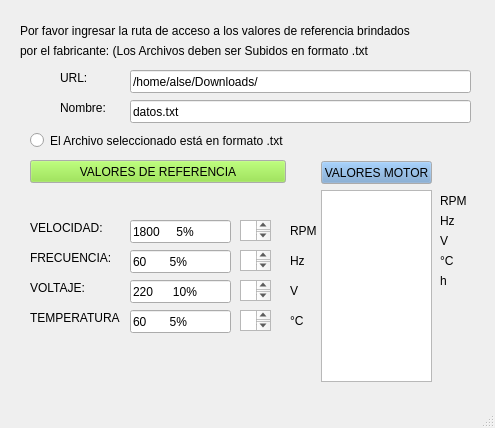
<?xml version="1.0" encoding="UTF-8"?>
<ui version="4.0">
 <class>MainWindow</class>
 <widget class="QMainWindow" name="MainWindow">
  <property name="geometry">
   <rect>
    <x>0</x>
    <y>0</y>
    <width>495</width>
    <height>428</height>
   </rect>
  </property>
  <property name="windowTitle">
   <string>MainWindow</string>
  </property>
  <widget class="QWidget" name="centralwidget">
   <widget class="QLineEdit" name="lineEdit">
    <property name="geometry">
     <rect>
      <x>130</x>
      <y>70</y>
      <width>341</width>
      <height>23</height>
     </rect>
    </property>
    <property name="text">
     <string>/home/alse/Downloads/</string>
    </property>
   </widget>
   <widget class="QLineEdit" name="lineEdit_2">
    <property name="geometry">
     <rect>
      <x>130</x>
      <y>100</y>
      <width>341</width>
      <height>23</height>
     </rect>
    </property>
    <property name="text">
     <string>datos.txt</string>
    </property>
   </widget>
   <widget class="QLabel" name="label">
    <property name="geometry">
     <rect>
      <x>60</x>
      <y>70</y>
      <width>65</width>
      <height>15</height>
     </rect>
    </property>
    <property name="text">
     <string>URL:</string>
    </property>
   </widget>
   <widget class="QLabel" name="label_2">
    <property name="geometry">
     <rect>
      <x>60</x>
      <y>100</y>
      <width>65</width>
      <height>15</height>
     </rect>
    </property>
    <property name="text">
     <string>Nombre:</string>
    </property>
   </widget>
   <widget class="QPushButton" name="pushButton_2">
    <property name="geometry">
     <rect>
      <x>30</x>
      <y>160</y>
      <width>256</width>
      <height>23</height>
     </rect>
    </property>
    <property name="palette">
     <palette>
      <active>
       <colorrole role="WindowText">
        <brush brushstyle="SolidPattern">
         <color alpha="255">
          <red>138</red>
          <green>226</green>
          <blue>52</blue>
         </color>
        </brush>
       </colorrole>
       <colorrole role="Button">
        <brush brushstyle="SolidPattern">
         <color alpha="255">
          <red>138</red>
          <green>226</green>
          <blue>52</blue>
         </color>
        </brush>
       </colorrole>
      </active>
      <inactive>
       <colorrole role="WindowText">
        <brush brushstyle="SolidPattern">
         <color alpha="255">
          <red>138</red>
          <green>226</green>
          <blue>52</blue>
         </color>
        </brush>
       </colorrole>
       <colorrole role="Button">
        <brush brushstyle="SolidPattern">
         <color alpha="255">
          <red>138</red>
          <green>226</green>
          <blue>52</blue>
         </color>
        </brush>
       </colorrole>
      </inactive>
      <disabled>
       <colorrole role="WindowText">
        <brush brushstyle="SolidPattern">
         <color alpha="255">
          <red>190</red>
          <green>190</green>
          <blue>190</blue>
         </color>
        </brush>
       </colorrole>
       <colorrole role="Button">
        <brush brushstyle="SolidPattern">
         <color alpha="255">
          <red>138</red>
          <green>226</green>
          <blue>52</blue>
         </color>
        </brush>
       </colorrole>
      </disabled>
     </palette>
    </property>
    <property name="text">
     <string>VALORES DE REFERENCIA</string>
    </property>
   </widget>
   <widget class="QLineEdit" name="lineEdit_4">
    <property name="geometry">
     <rect>
      <x>130</x>
      <y>220</y>
      <width>101</width>
      <height>23</height>
     </rect>
    </property>
    <property name="text">
     <string>1800     5%</string>
    </property>
   </widget>
   <widget class="QLabel" name="label_4">
    <property name="geometry">
     <rect>
      <x>30</x>
      <y>220</y>
      <width>81</width>
      <height>16</height>
     </rect>
    </property>
    <property name="text">
     <string>VELOCIDAD:</string>
    </property>
   </widget>
   <widget class="QLineEdit" name="lineEdit_5">
    <property name="geometry">
     <rect>
      <x>130</x>
      <y>250</y>
      <width>101</width>
      <height>23</height>
     </rect>
    </property>
    <property name="text">
     <string>60       5%</string>
    </property>
   </widget>
   <widget class="QLineEdit" name="lineEdit_6">
    <property name="geometry">
     <rect>
      <x>130</x>
      <y>280</y>
      <width>101</width>
      <height>23</height>
     </rect>
    </property>
    <property name="text">
     <string>220      10%</string>
    </property>
   </widget>
   <widget class="QLabel" name="label_5">
    <property name="geometry">
     <rect>
      <x>30</x>
      <y>250</y>
      <width>81</width>
      <height>16</height>
     </rect>
    </property>
    <property name="text">
     <string>FRECUENCIA:</string>
    </property>
   </widget>
   <widget class="QLabel" name="label_6">
    <property name="geometry">
     <rect>
      <x>30</x>
      <y>280</y>
      <width>81</width>
      <height>16</height>
     </rect>
    </property>
    <property name="text">
     <string>VOLTAJE:</string>
    </property>
   </widget>
   <widget class="QLineEdit" name="lineEdit_8">
    <property name="geometry">
     <rect>
      <x>130</x>
      <y>310</y>
      <width>101</width>
      <height>23</height>
     </rect>
    </property>
    <property name="text">
     <string>60       5%</string>
    </property>
   </widget>
   <widget class="QLabel" name="label_8">
    <property name="geometry">
     <rect>
      <x>30</x>
      <y>310</y>
      <width>91</width>
      <height>16</height>
     </rect>
    </property>
    <property name="text">
     <string>TEMPERATURA</string>
    </property>
   </widget>
   <widget class="QLabel" name="label_11">
    <property name="geometry">
     <rect>
      <x>290</x>
      <y>310</y>
      <width>65</width>
      <height>21</height>
     </rect>
    </property>
    <property name="text">
     <string>°C</string>
    </property>
   </widget>
   <widget class="QLabel" name="label_12">
    <property name="geometry">
     <rect>
      <x>290</x>
      <y>280</y>
      <width>65</width>
      <height>21</height>
     </rect>
    </property>
    <property name="text">
     <string>V</string>
    </property>
   </widget>
   <widget class="QLabel" name="label_13">
    <property name="geometry">
     <rect>
      <x>290</x>
      <y>250</y>
      <width>65</width>
      <height>21</height>
     </rect>
    </property>
    <property name="text">
     <string>Hz</string>
    </property>
   </widget>
   <widget class="QLabel" name="label_14">
    <property name="geometry">
     <rect>
      <x>290</x>
      <y>220</y>
      <width>65</width>
      <height>21</height>
     </rect>
    </property>
    <property name="text">
     <string>RPM</string>
    </property>
   </widget>
   <widget class="QLabel" name="label_15">
    <property name="geometry">
     <rect>
      <x>20</x>
      <y>10</y>
      <width>561</width>
      <height>41</height>
     </rect>
    </property>
    <property name="text">
     <string>Por favor ingresar la ruta de acceso a los valores de referencia brindados </string>
    </property>
   </widget>
   <widget class="QLabel" name="label_16">
    <property name="geometry">
     <rect>
      <x>20</x>
      <y>30</y>
      <width>561</width>
      <height>41</height>
     </rect>
    </property>
    <property name="text">
     <string>por el fabricante: (Los Archivos deben ser Subidos en formato .txt</string>
    </property>
   </widget>
   <widget class="QRadioButton" name="radioButton_2">
    <property name="geometry">
     <rect>
      <x>30</x>
      <y>130</y>
      <width>551</width>
      <height>21</height>
     </rect>
    </property>
    <property name="text">
     <string>El Archivo seleccionado está en formato .txt </string>
    </property>
   </widget>
   <widget class="QTextBrowser" name="velocidad">
    <property name="geometry">
     <rect>
      <x>240</x>
      <y>220</y>
      <width>31</width>
      <height>21</height>
     </rect>
    </property>
   </widget>
   <widget class="QTextBrowser" name="voltaje">
    <property name="geometry">
     <rect>
      <x>240</x>
      <y>280</y>
      <width>31</width>
      <height>21</height>
     </rect>
    </property>
   </widget>
   <widget class="QTextBrowser" name="temperatura">
    <property name="geometry">
     <rect>
      <x>240</x>
      <y>310</y>
      <width>31</width>
      <height>21</height>
     </rect>
    </property>
   </widget>
   <widget class="QTextBrowser" name="frecuencia">
    <property name="geometry">
     <rect>
      <x>240</x>
      <y>250</y>
      <width>31</width>
      <height>21</height>
     </rect>
    </property>
   </widget>
   <widget class="QLabel" name="label_17">
    <property name="geometry">
     <rect>
      <x>440</x>
      <y>230</y>
      <width>65</width>
      <height>21</height>
     </rect>
    </property>
    <property name="text">
     <string>V</string>
    </property>
   </widget>
   <widget class="QLabel" name="label_18">
    <property name="geometry">
     <rect>
      <x>440</x>
      <y>250</y>
      <width>65</width>
      <height>21</height>
     </rect>
    </property>
    <property name="text">
     <string>°C</string>
    </property>
   </widget>
   <widget class="QLabel" name="label_19">
    <property name="geometry">
     <rect>
      <x>440</x>
      <y>210</y>
      <width>65</width>
      <height>21</height>
     </rect>
    </property>
    <property name="text">
     <string>Hz</string>
    </property>
   </widget>
   <widget class="QLabel" name="label_20">
    <property name="geometry">
     <rect>
      <x>440</x>
      <y>190</y>
      <width>65</width>
      <height>21</height>
     </rect>
    </property>
    <property name="text">
     <string>RPM</string>
    </property>
   </widget>
   <widget class="QLabel" name="label_21">
    <property name="geometry">
     <rect>
      <x>440</x>
      <y>270</y>
      <width>65</width>
      <height>21</height>
     </rect>
    </property>
    <property name="text">
     <string>h</string>
    </property>
   </widget>
   <widget class="QPushButton" name="pushButton">
    <property name="geometry">
     <rect>
      <x>321</x>
      <y>161</y>
      <width>111</width>
      <height>23</height>
     </rect>
    </property>
    <property name="palette">
     <palette>
      <active>
       <colorrole role="Button">
        <brush brushstyle="SolidPattern">
         <color alpha="255">
          <red>114</red>
          <green>159</green>
          <blue>207</blue>
         </color>
        </brush>
       </colorrole>
       <colorrole role="Midlight">
        <brush brushstyle="SolidPattern">
         <color alpha="255">
          <red>46</red>
          <green>52</green>
          <blue>54</blue>
         </color>
        </brush>
       </colorrole>
       <colorrole role="Mid">
        <brush brushstyle="SolidPattern">
         <color alpha="255">
          <red>46</red>
          <green>52</green>
          <blue>54</blue>
         </color>
        </brush>
       </colorrole>
       <colorrole role="BrightText">
        <brush brushstyle="SolidPattern">
         <color alpha="255">
          <red>85</red>
          <green>87</green>
          <blue>83</blue>
         </color>
        </brush>
       </colorrole>
      </active>
      <inactive>
       <colorrole role="Button">
        <brush brushstyle="SolidPattern">
         <color alpha="255">
          <red>114</red>
          <green>159</green>
          <blue>207</blue>
         </color>
        </brush>
       </colorrole>
       <colorrole role="Midlight">
        <brush brushstyle="SolidPattern">
         <color alpha="255">
          <red>46</red>
          <green>52</green>
          <blue>54</blue>
         </color>
        </brush>
       </colorrole>
       <colorrole role="Mid">
        <brush brushstyle="SolidPattern">
         <color alpha="255">
          <red>46</red>
          <green>52</green>
          <blue>54</blue>
         </color>
        </brush>
       </colorrole>
       <colorrole role="BrightText">
        <brush brushstyle="SolidPattern">
         <color alpha="255">
          <red>85</red>
          <green>87</green>
          <blue>83</blue>
         </color>
        </brush>
       </colorrole>
      </inactive>
      <disabled>
       <colorrole role="Button">
        <brush brushstyle="SolidPattern">
         <color alpha="255">
          <red>114</red>
          <green>159</green>
          <blue>207</blue>
         </color>
        </brush>
       </colorrole>
       <colorrole role="Midlight">
        <brush brushstyle="SolidPattern">
         <color alpha="255">
          <red>46</red>
          <green>52</green>
          <blue>54</blue>
         </color>
        </brush>
       </colorrole>
       <colorrole role="Mid">
        <brush brushstyle="SolidPattern">
         <color alpha="255">
          <red>46</red>
          <green>52</green>
          <blue>54</blue>
         </color>
        </brush>
       </colorrole>
       <colorrole role="BrightText">
        <brush brushstyle="SolidPattern">
         <color alpha="255">
          <red>85</red>
          <green>87</green>
          <blue>83</blue>
         </color>
        </brush>
       </colorrole>
      </disabled>
     </palette>
    </property>
    <property name="text">
     <string>VALORES MOTOR</string>
    </property>
   </widget>
   <widget class="QPlainTextEdit" name="plainTextEdit">
    <property name="geometry">
     <rect>
      <x>321</x>
      <y>190</y>
      <width>111</width>
      <height>192</height>
     </rect>
    </property>
   </widget>
  </widget>
  <widget class="QMenuBar" name="menubar">
   <property name="geometry">
    <rect>
     <x>0</x>
     <y>0</y>
     <width>495</width>
     <height>20</height>
    </rect>
   </property>
  </widget>
  <widget class="QStatusBar" name="statusbar"/>
 </widget>
 <resources/>
 <connections/>
</ui>
